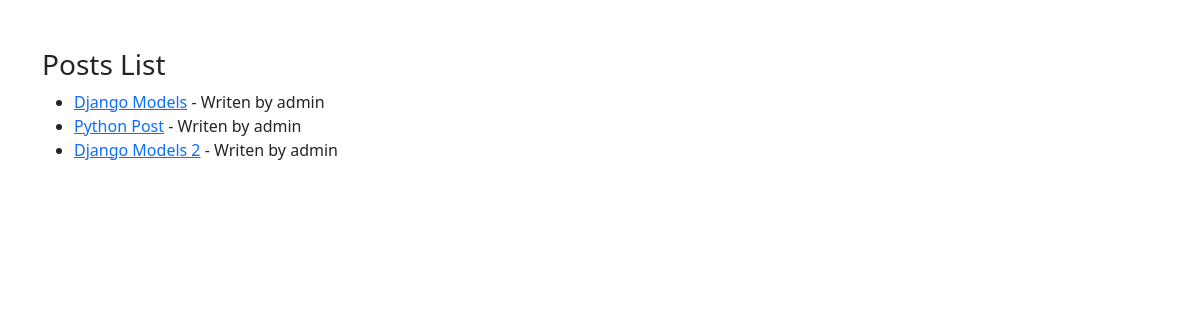
/posts/, run on an earlier commit of the app's database.
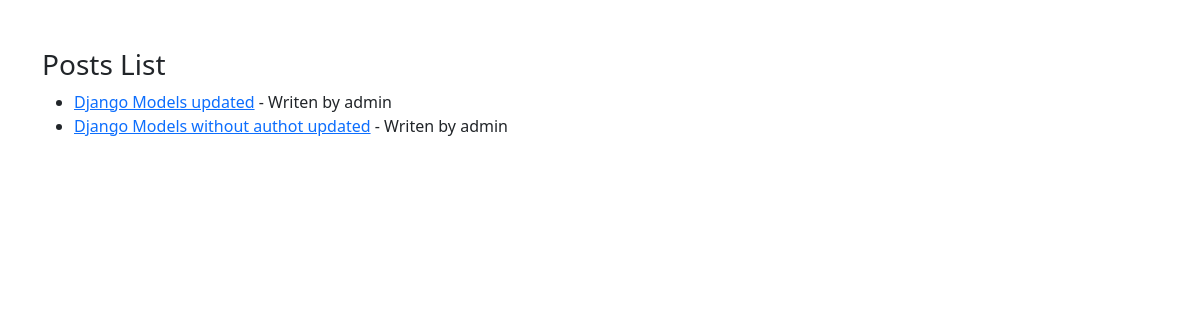
And on a later commit of the database.
### posts/models.py (models this page shows)
class Post (models.Model) :
    author          = models.ForeignKey(User,related_name='post_author',on_delete=models.CASCADE)
    title           = models.CharField(max_length=100)
    content         = models.TextField(max_length=20000)
    draft           = models.BooleanField(default=True)
    publish_date    = models.DateTimeField(default=timezone.now)
    tags            = TaggableManager()
    image           = models.ImageField(upload_to='post')
    category        = models.ForeignKey('Category',related_name='post_category',on_delete=models.SET_NULL,null=True)
    def __str__(self):
        return self.title

### posts/views.py (the view)
# urls.py: path('posts/', PostList.as_view()),
class PostList (ListView) :
    model = Post

### posts/templates/posts/post_list.html (shortened to what this page needs)
<!doctype html>
<html lang="en">
  <head>
    <link href="https://cdn.jsdelivr.net/npm/bootstrap@5.3.2/dist/css/bootstrap.min.css" rel="stylesheet">
  </head>
  <body>
    <div class="container py-5">
        <h3>Posts List</h3>
        <ul>
            {% for post in post_list %}
            <li><a href="/posts/{{post.id}}">{{post}}</a> - Writen by {{post.author}}</li>
            {% endfor %}
        </ul>
    </div>
  </body>
</html>

What changed in the data, as far as the page shows it:
removed Post: title "Python Post", author "admin"
removed Post: title "Django Models 2", author "admin"
changed Post: title "Django Models" → "Django Models updated"
added Post: title "Django Models without authot updated", author "admin"
